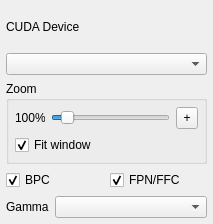
  <widget class="QDockWidget" name="processWidget">
   <property name="minimumSize">
    <size>
     <width>213</width>
     <height>224</height>
    </size>
   </property>
   <property name="maximumSize">
    <size>
     <width>524287</width>
     <height>224</height>
    </size>
   </property>
   <property name="windowTitle">
    <string>Processing options</string>
   </property>
   <attribute name="dockWidgetArea">
    <number>2</number>
   </attribute>
   <widget class="QWidget" name="dockWidgetContents_3">
    <layout class="QGridLayout" name="gridLayout">
     <property name="leftMargin">
      <number>6</number>
     </property>
     <property name="topMargin">
      <number>6</number>
     </property>
     <property name="rightMargin">
      <number>6</number>
     </property>
     <property name="bottomMargin">
      <number>6</number>
     </property>
     <property name="spacing">
      <number>6</number>
     </property>
     <item row="4" column="0" colspan="2">
      <widget class="QGroupBox" name="groupBox_8">
       <property name="title">
        <string>Zoom</string>
       </property>
       <layout class="QGridLayout" name="gridLayout_24">
        <property name="leftMargin">
         <number>6</number>
        </property>
        <property name="topMargin">
         <number>6</number>
        </property>
        <property name="rightMargin">
         <number>6</number>
        </property>
        <property name="bottomMargin">
         <number>6</number>
        </property>
        <property name="spacing">
         <number>6</number>
        </property>
        <item row="3" column="0" colspan="2">
         <widget class="QCheckBox" name="chkZoomFit">
          <property name="text">
           <string>Fit window</string>
          </property>
          <property name="checkable">
           <bool>true</bool>
          </property>
          <property name="checked">
           <bool>true</bool>
          </property>
         </widget>
        </item>
        <item row="0" column="0">
         <widget class="QLabel" name="lblZoom">
          <property name="maximumSize">
           <size>
            <width>30</width>
            <height>16777215</height>
           </size>
          </property>
          <property name="text">
           <string>100%</string>
          </property>
          <property name="alignment">
           <set>Qt::AlignLeading|Qt::AlignLeft|Qt::AlignVCenter</set>
          </property>
         </widget>
        </item>
        <item row="0" column="2">
         <widget class="QToolButton" name="btnResetZoom">
          <property name="enabled">
           <bool>true</bool>
          </property>
          <property name="minimumSize">
           <size>
            <width>22</width>
            <height>22</height>
           </size>
          </property>
          <property name="toolTip">
           <string>Reset zoom to 100%</string>
          </property>
          <property name="text">
           <string>+</string>
          </property>
          <property name="icon">
           <iconset resource="Resorces.qrc">
            <normaloff>:/res/reset.svg</normaloff>:/res/reset.svg</iconset>
          </property>
          <property name="autoRepeat">
           <bool>true</bool>
          </property>
         </widget>
        </item>
        <item row="0" column="1">
         <widget class="QSlider" name="sldZoom">
          <property name="enabled">
           <bool>true</bool>
          </property>
          <property name="minimum">
           <number>10</number>
          </property>
          <property name="maximum">
           <number>1000</number>
          </property>
          <property name="value">
           <number>99</number>
          </property>
          <property name="orientation">
           <enum>Qt::Horizontal</enum>
          </property>
         </widget>
        </item>
       </layout>
      </widget>
     </item>
     <item row="2" column="0">
      <widget class="QLabel" name="label_47">
       <property name="text">
        <string>CUDA Device</string>
       </property>
      </widget>
     </item>
     <item row="3" column="0" colspan="2">
      <widget class="QComboBox" name="cboCUDADevice">
       <property name="styleSheet">
        <string notr="true">QComboBox  QAbstractItemView {
	selection-background-color: rgb(136, 136, 136);
	background-color: rgb(64, 64, 64);
}

QComboBox:editable {
	selection-background-color: rgb(136, 136, 136);
}</string>
       </property>
      </widget>
     </item>
     <item row="8" column="0" colspan="2">
      <layout class="QHBoxLayout" name="horizontalLayout">
       <item>
        <widget class="QLabel" name="label">
         <property name="sizePolicy">
          <sizepolicy hsizetype="Fixed" vsizetype="Preferred">
           <horstretch>0</horstretch>
           <verstretch>0</verstretch>
          </sizepolicy>
         </property>
         <property name="text">
          <string>Gamma</string>
         </property>
        </widget>
       </item>
       <item>
        <widget class="QComboBox" name="cboGamma"/>
       </item>
      </layout>
     </item>
     <item row="5" column="0" colspan="2">
      <layout class="QHBoxLayout" name="horizontalLayout_3">
       <item>
        <widget class="QCheckBox" name="chkBPC">
         <property name="text">
          <string>BPC</string>
         </property>
         <property name="checked">
          <bool>true</bool>
         </property>
        </widget>
       </item>
       <item>
        <widget class="QCheckBox" name="chkSAM">
         <property name="text">
          <string>FPN/FFC</string>
         </property>
         <property name="checked">
          <bool>true</bool>
         </property>
        </widget>
       </item>
      </layout>
     </item>
    </layout>
   </widget>
  </widget>
